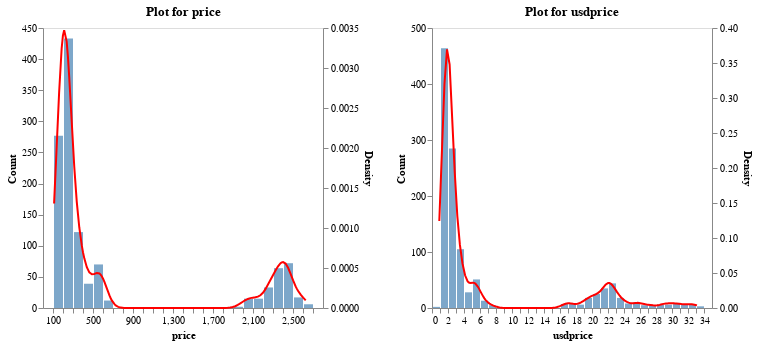

The notebook cell saved with this chart:
### Markdown cell above
### Key Numerical Variables

### Code cell
plot_variables(wfp_jpn, wfp_jpn_float, var_type='continuous', ignore_vars=['latitude', 'longitude'])

### Figure 1 — Vega specification as saved in the notebook (floating-point values rounded to 4 significant figures; data arrays with more than 128 entries replaced by an {"elided": "..."} marker saying what was removed)
{"$schema": "https://vega.github.io/schema/vega/v5.json", "data": [{"name": "source_0", "values": {"elided": "1177 records"}}, {"name": "data_0", "source": "source_0", "transform": [{"type": "kde", "as": ["price", "density"], "field": "price"}, {"type": "project", "fields": ["density", "price"]}]}, {"name": "data_1"}, {"name": "data_2", "values": [{"__count": 10, "bin_maxbins_50_usdprice": 25.0, "bin_maxbins_50_usdprice_end": 26.0}, {"__count": 13, "bin_maxbins_50_usdprice": 6.0, "bin_maxbins_50_usdprice_end": 7.0}, {"__count": 6, "bin_maxbins_50_usdprice": 28.0, "bin_maxbins_50_usdprice_end": 29.0}, {"__count": 6, "bin_maxbins_50_usdprice": 29.0, "bin_maxbins_50_usdprice_end": 30.0}, {"__count": 5, "bin_maxbins_50_usdprice": 26.0, "bin_maxbins_50_usdprice_end": 27.0}, {"__count": 9, "bin_maxbins_50_usdprice": 30.0, "bin_maxbins_50_usdprice_end": 31.0}, {"__count": 5, "bin_maxbins_50_usdprice": 27.0, "bin_maxbins_50_usdprice_end": 28.0}, {"__count": 6, "bin_maxbins_50_usdprice": 31.0, "bin_maxbins_50_usdprice_end": 32.0}, {"__count": 6, "bin_maxbins_50_usdprice": 32.0, "bin_maxbins_50_usdprice_end": 33.0}, {"__count": 5, "bin_maxbins_50_usdprice": 7.0, "bin_maxbins_50_usdprice_end": 8.0}, {"__count": 3, "bin_maxbins_50_usdprice": 33.0, "bin_maxbins_50_usdprice_end": 34.0}, {"__count": 51, "bin_maxbins_50_usdprice": 5.0, "bin_maxbins_50_usdprice_end": 6.0}, {"__count": 8, "bin_maxbins_50_usdprice": 24.0, "bin_maxbins_50_usdprice_end": 25.0}, {"__count": 18, "bin_maxbins_50_usdprice": 23.0, "bin_maxbins_50_usdprice_end": 24.0}, {"__count": 44, "bin_maxbins_50_usdprice": 22.0, "bin_maxbins_50_usdprice_end": 23.0}, {"__count": 35, "bin_maxbins_50_usdprice": 21.0, "bin_maxbins_50_usdprice_end": 22.0}, {"__count": 105, "bin_maxbins_50_usdprice": 3.0, "bin_maxbins_50_usdprice_end": 4.0}, {"__count": 285, "bin_maxbins_50_usdprice": 2.0, "bin_maxbins_50_usdprice_end": 3.0}, {"__count": 464, "bin_maxbins_50_usdprice": 1.0, "bin_maxbins_50_usdprice_end": 2.0}, {"__count": 25, "bin_maxbins_50_usdprice": 20.0, "bin_maxbins_50_usdprice_end": 21.0}, {"__count": 7, "bin_maxbins_50_usdprice": 17.0, "bin_maxbins_50_usdprice_end": 18.0}, {"__count": 18, "bin_maxbins_50_usdprice": 19.0, "bin_maxbins_50_usdprice_end": 20.0}, {"__count": 28, "bin_maxbins_50_usdprice": 4.0, "bin_maxbins_50_usdprice_end": 5.0}, {"__count": 7, "bin_maxbins_50_usdprice": 16.0, "bin_maxbins_50_usdprice_end": 17.0}, {"__count": 6, "bin_maxbins_50_usdprice": 18.0, "bin_maxbins_50_usdprice_end": 19.0}, {"__count": 2, "bin_maxbins_50_usdprice": 0.0, "bin_maxbins_50_usdprice_end": 1.0}]}, {"name": "data_3", "values": [{"__count": 15, "bin_maxbins_50_price": 2100.0, "bin_maxbins_50_price_end": 2200.0}, {"__count": 70, "bin_maxbins_50_price": 500.0, "bin_maxbins_50_price_end": 600.0}, {"__count": 64, "bin_maxbins_50_price": 2300.0, "bin_maxbins_50_price_end": 2400.0}, {"__count": 15, "bin_maxbins_50_price": 2000.0, "bin_maxbins_50_price_end": 2100.0}, {"__count": 72, "bin_maxbins_50_price": 2400.0, "bin_maxbins_50_price_end": 2500.0}, {"__count": 33, "bin_maxbins_50_price": 2200.0, "bin_maxbins_50_price_end": 2300.0}, {"__count": 39, "bin_maxbins_50_price": 400.0, "bin_maxbins_50_price_end": 500.0}, {"__count": 17, "bin_maxbins_50_price": 2500.0, "bin_maxbins_50_price_end": 2600.0}, {"__count": 6, "bin_maxbins_50_price": 2600.0, "bin_maxbins_50_price_end": 2700.0}, {"__count": 122, "bin_maxbins_50_price": 300.0, "bin_maxbins_50_price_end": 400.0}, {"__count": 433, "bin_maxbins_50_price": 200.0, "bin_maxbins_50_price_end": 300.0}, {"__count": 277, "bin_maxbins_50_price": 100.0, "bin_maxbins_50_price_end": 200.0}, {"__count": 2, "bin_maxbins_50_price": 1900.0, "bin_maxbins_50_price_end": 2000.0}, {"__count": 12, "bin_maxbins_50_price": 600.0, "bin_maxbins_50_price_end": 700.0}]}, {"name": "data_4", "source": "source_0", "transform": [{"type": "kde", "as": ["usdprice", "density"], "field": "usdprice"}, {"type": "project", "fields": ["density", "usdprice"]}]}, {"name": "data_3_concat_0_layer_0_y_domain___count", "values": [{"min": 2, "max": 433}]}, {"name": "data_0_concat_0_layer_1_y_domain_density", "source": "data_0", "transform": [{"type": "formula", "expr": "+datum['density']", "as": "density"}, {"type": "aggregate", "groupby": [], "fields": ["density", "density"], "ops": ["min", "max"], "as": ["min", "max"]}]}, {"name": "data_2_concat_1_layer_0_y_domain___count", "values": [{"min": 2, "max": 464}]}, {"name": "data_4_concat_1_layer_1_y_domain_density", "source": "data_4", "transform": [{"type": "formula", "expr": "+datum['density']", "as": "density"}, {"type": "aggregate", "groupby": [], "fields": ["density", "density"], "ops": ["min", "max"], "as": ["min", "max"]}]}], "signals": [{"name": "concat_1_layer_0_bin_maxbins_50_usdprice_bins", "value": {"fields": ["usdprice"], "fname": "bin_usdprice", "start": 0.0, "step": 1.0, "stop": 34.0}}, {"name": "concat_0_layer_0_bin_maxbins_50_price_bins", "value": {"fields": ["price"], "fname": "bin_price", "start": 100.0, "step": 100.0, "stop": 2700.0}}, {"name": "childWidth", "value": 280}, {"name": "childHeight", "value": 280}], "marks": [{"type": "group", "name": "concat_0_group", "encode": {"update": {"height": {"signal": "childHeight"}, "width": {"signal": "childWidth"}}}, "marks": [{"type": "rect", "name": "concat_0_layer_0_marks", "from": {"data": "data_3"}, "encode": {"update": {"fill": {"value": "steelblue"}, "y": {"field": "__count", "scale": "concat_0_layer_0_y"}, "x": {"field": "bin_maxbins_50_price_end", "scale": "concat_0_x", "offset": {"signal": "0.5 + (abs(scale(\"concat_0_x\", datum[\"bin_maxbins_50_price_end\"]) - scale(\"concat_0_x\", datum[\"bin_maxbins_50_price\"])) < 0.25 ? 0.5 * (0.25 - (abs(scale(\"concat_0_x\", datum[\"bin_maxbins_50_price_end\"]) - scale(\"concat_0_x\", datum[\"bin_maxbins_50_price\"])))) : -0.5)"}}, "opacity": {"value": 0.7}, "x2": {"field": "bin_maxbins_50_price", "scale": "concat_0_x", "offset": {"signal": "0.5 + (abs(scale(\"concat_0_x\", datum[\"bin_maxbins_50_price_end\"]) - scale(\"concat_0_x\", datum[\"bin_maxbins_50_price\"])) < 0.25 ? -0.5 * (0.25 - (abs(scale(\"concat_0_x\", datum[\"bin_maxbins_50_price_end\"]) - scale(\"concat_0_x\", datum[\"bin_maxbins_50_price\"])))) : 0.5)"}}, "y2": {"value": 0, "scale": "concat_0_layer_0_y"}}}, "style": ["bar"]}, {"type": "line", "name": "concat_0_layer_1_marks", "from": {"data": "data_0"}, "sort": {"field": "datum[\"price\"]"}, "encode": {"update": {"stroke": {"value": "red"}, "x": {"field": "price", "scale": "concat_0_x"}, "y": {"field": "density", "scale": "concat_0_layer_1_y"}, "defined": {"signal": "isValid(datum[\"price\"]) && isFinite(+datum[\"price\"]) && isValid(datum[\"density\"]) && isFinite(+datum[\"density\"])"}}}, "style": ["line"]}], "axes": [{"scale": "concat_0_x", "title": "price", "grid": false, "orient": "bottom", "labelFlush": true, "labelOverlap": true, "tickCount": {"signal": "ceil(childWidth/10)"}, "zindex": 0}, {"scale": "concat_0_layer_0_y", "title": "Count", "orient": "left", "tickCount": {"signal": "ceil(childHeight/40)"}, "zindex": 0, "labelOverlap": true, "grid": false}, {"scale": "concat_0_layer_1_y", "title": "Density", "labelOverlap": true, "orient": "right", "tickCount": {"signal": "ceil(childHeight/40)"}, "zindex": 0, "grid": false}], "title": {"text": "Plot for price", "frame": "group"}, "style": "cell"}, {"type": "group", "name": "concat_1_group", "encode": {"update": {"width": {"signal": "childWidth"}, "height": {"signal": "childHeight"}}}, "marks": [{"type": "rect", "name": "concat_1_layer_0_marks", "from": {"data": "data_2"}, "encode": {"update": {"y": {"field": "__count", "scale": "concat_1_layer_0_y"}, "x": {"field": "bin_maxbins_50_usdprice_end", "scale": "concat_1_x", "offset": {"signal": "0.5 + (abs(scale(\"concat_1_x\", datum[\"bin_maxbins_50_usdprice_end\"]) - scale(\"concat_1_x\", datum[\"bin_maxbins_50_usdprice\"])) < 0.25 ? 0.5 * (0.25 - (abs(scale(\"concat_1_x\", datum[\"bin_maxbins_50_usdprice_end\"]) - scale(\"concat_1_x\", datum[\"bin_maxbins_50_usdprice\"])))) : -0.5)"}}, "fill": {"value": "steelblue"}, "x2": {"field": "bin_maxbins_50_usdprice", "scale": "concat_1_x", "offset": {"signal": "0.5 + (abs(scale(\"concat_1_x\", datum[\"bin_maxbins_50_usdprice_end\"]) - scale(\"concat_1_x\", datum[\"bin_maxbins_50_usdprice\"])) < 0.25 ? -0.5 * (0.25 - (abs(scale(\"concat_1_x\", datum[\"bin_maxbins_50_usdprice_end\"]) - scale(\"concat_1_x\", datum[\"bin_maxbins_50_usdprice\"])))) : 0.5)"}}, "y2": {"value": 0, "scale": "concat_1_layer_0_y"}, "opacity": {"value": 0.7}}}, "style": ["bar"]}, {"type": "line", "name": "concat_1_layer_1_marks", "from": {"data": "data_4"}, "sort": {"field": "datum[\"usdprice\"]"}, "encode": {"update": {"defined": {"signal": "isValid(datum[\"usdprice\"]) && isFinite(+datum[\"usdprice\"]) && isValid(datum[\"density\"]) && isFinite(+datum[\"density\"])"}, "stroke": {"value": "red"}, "y": {"field": "density", "scale": "concat_1_layer_1_y"}, "x": {"field": "usdprice", "scale": "concat_1_x"}}}, "style": ["line"]}], "axes": [{"scale": "concat_1_x", "tickCount": {"signal": "ceil(childWidth/10)"}, "zindex": 0, "title": "usdprice", "orient": "bottom", "labelFlush": true, "grid": false, "labelOverlap": true}, {"scale": "concat_1_layer_0_y", "orient": "left", "tickCount": {"signal": "ceil(childHeight/40)"}, "grid": false, "labelOverlap": true, "zindex": 0, "title": "Count"}, {"scale": "concat_1_layer_1_y", "orient": "right", "grid": false, "labelOverlap": true, "title": "Density", "tickCount": {"signal": "ceil(childHeight/40)"}, "zindex": 0}], "title": {"text": "Plot for usdprice", "frame": "group"}, "style": "cell"}], "scales": [{"name": "concat_0_x", "type": "linear", "domain": {"fields": [{"signal": "[concat_0_layer_0_bin_maxbins_50_price_bins.start, concat_0_layer_0_bin_maxbins_50_price_bins.stop]"}, {"data": "data_0", "field": "price"}]}, "range": [0, {"signal": "childWidth"}], "bins": {"signal": "concat_0_layer_0_bin_maxbins_50_price_bins"}, "zero": false, "nice": true}, {"name": "concat_0_layer_0_y", "type": "linear", "domain": [{"signal": "(data(\"data_3_concat_0_layer_0_y_domain___count\")[0] || {}).min"}, {"signal": "(data(\"data_3_concat_0_layer_0_y_domain___count\")[0] || {}).max"}], "range": [{"signal": "childHeight"}, 0], "nice": true, "zero": true}, {"name": "concat_0_layer_1_y", "type": "linear", "domain": [{"signal": "(data(\"data_0_concat_0_layer_1_y_domain_density\")[0] || {}).min"}, {"signal": "(data(\"data_0_concat_0_layer_1_y_domain_density\")[0] || {}).max"}], "range": [{"signal": "childHeight"}, 0], "nice": true, "zero": true}, {"name": "concat_1_x", "type": "linear", "domain": {"fields": [{"signal": "[concat_1_layer_0_bin_maxbins_50_usdprice_bins.start, concat_1_layer_0_bin_maxbins_50_usdprice_bins.stop]"}, {"data": "data_4", "field": "usdprice"}]}, "range": [0, {"signal": "childWidth"}], "bins": {"signal": "concat_1_layer_0_bin_maxbins_50_usdprice_bins"}, "nice": true, "zero": false}, {"name": "concat_1_layer_0_y", "type": "linear", "domain": [{"signal": "(data(\"data_2_concat_1_layer_0_y_domain___count\")[0] || {}).min"}, {"signal": "(data(\"data_2_concat_1_layer_0_y_domain___count\")[0] || {}).max"}], "range": [{"signal": "childHeight"}, 0], "zero": true, "nice": true}, {"name": "concat_1_layer_1_y", "type": "linear", "domain": [{"signal": "(data(\"data_4_concat_1_layer_1_y_domain_density\")[0] || {}).min"}, {"signal": "(data(\"data_4_concat_1_layer_1_y_domain_density\")[0] || {}).max"}], "range": [{"signal": "childHeight"}, 0], "nice": true, "zero": true}], "config": {"axis": {"grid": false}}, "layout": {"padding": 20, "columns": 3, "bounds": "full", "align": "each"}, "padding": 5, "background": "white"}
